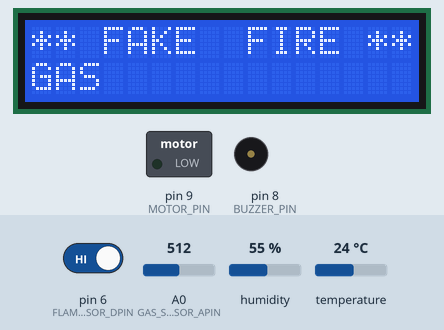
This sketch was run on a simulated Arduino Uno, built with avr-gcc and run on an emulated ATmega328P. On the bench: 16×2 character LCD, switched loads named in the sketch (green lamp = pin HIGH), buzzer (waves = sounding). The test bench sets the inputs (shaded band); at power-on: A0 (GAS_SENSOR_APIN) = 512, pin 6 (FLAME_SENSOR_DPIN) HIGH, humidity 55 %, temperature 24 °C. What the sketch prints to the serial monitor is not drawn.

Above: at 5.4 s.
5.5 s: A0 (GAS_SENSOR_APIN) set to 408
7.8 s: A0 (GAS_SENSOR_APIN) set to 391
At 10.3 s:
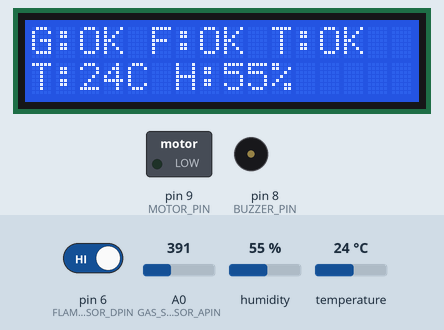
11.0 s: pin 6 (FLAME_SENSOR_DPIN) driven LOW
At 12.5 s:
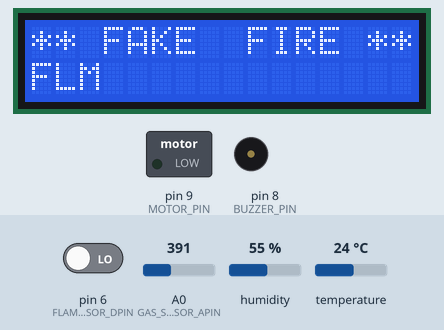
15.3 s: A0 (GAS_SENSOR_APIN) set to 410
At 18.3 s:
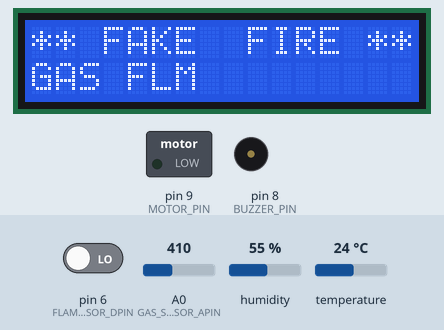
20.4 s: A0 (GAS_SENSOR_APIN) set to 390
At 22.7 s:
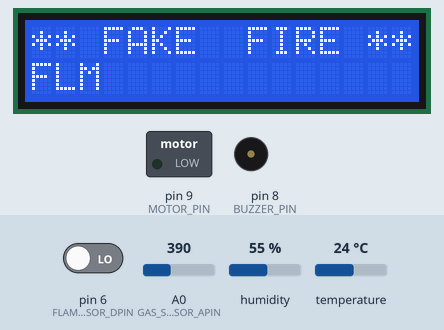
26.9 s: A0 (GAS_SENSOR_APIN) set to 511
At 28.5 s:
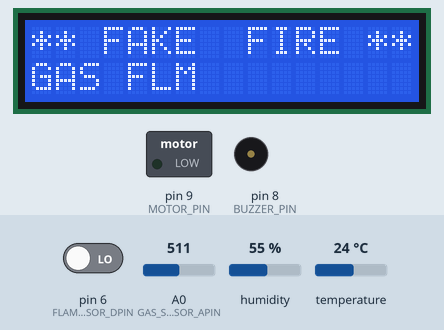
Timing chart, 0 to 33.3 s (numbered marks = the images above; inputs shaded):
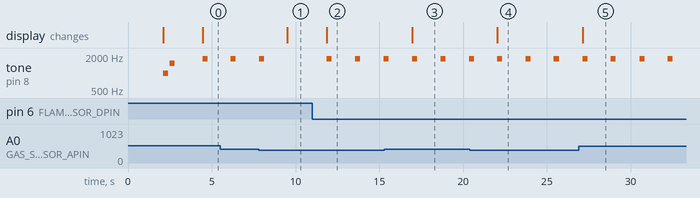

The sketch:

Arduino_Code.ino
```cpp
#include <LiquidCrystal_I2C.h>
#include <DHT.h>
#include <SoftwareSerial.h>

#define GAS_SENSOR_APIN   A0
#define FLAME_SENSOR_DPIN  6
#define BUZZER_PIN         8
#define DHT_PIN            2
#define DHT_TYPE        DHT11
#define MOTOR_PIN          9

SoftwareSerial espSerial(10, 11); // D10=RX, D11=TX → ESP32

LiquidCrystal_I2C lcd(0x27, 16, 2);
DHT dht(DHT_PIN, DHT_TYPE);

void setup() {
  Serial.begin(9600);
  espSerial.begin(9600);
  pinMode(FLAME_SENSOR_DPIN, INPUT);
  pinMode(BUZZER_PIN, OUTPUT);
  pinMode(MOTOR_PIN, OUTPUT);
  digitalWrite(MOTOR_PIN, LOW);
  dht.begin();

  lcd.init();
  lcd.backlight();
  lcd.setCursor(0, 0);
  lcd.print("  Safety System ");
  lcd.setCursor(0, 1);
  lcd.print("  Initializing..");
  delay(2000);
  lcd.clear();

  tone(BUZZER_PIN, 1000, 300);
  delay(400);
  tone(BUZZER_PIN, 1500, 300);
  delay(400);
  noTone(BUZZER_PIN);

  Serial.println("=========================================");
  Serial.println("       Safety System Ready               ");
  Serial.println("=========================================");
  Serial.println("  GAS AO         → A0");
  Serial.println("  FLAME DO       → D6");
  Serial.println("  DHT DATA       → D2");
  Serial.println("  BUZZER +       → D8");
  Serial.println("  MOTOR/RELAY    → D9");
  Serial.println("  LCD SDA        → A4");
  Serial.println("  LCD SCL        → A5");
  Serial.println("  ESP32 TX       → D10");
  Serial.println("  ESP32 RX       → D11");
  Serial.println("=========================================");
  delay(1000);
}

void sendToESP(String msg) {
  espSerial.println(msg);
  Serial.print("Sent to ESP32: ");
  Serial.println(msg);
}

void loop() {
  // --- Sensor Readings ---
  int gasRaw        = analogRead(GAS_SENSOR_APIN);
  float gasVoltage  = gasRaw * (5.0 / 1023.0);
  int flameDigital  = digitalRead(FLAME_SENSOR_DPIN);
  float temperature = dht.readTemperature();
  float humidity    = dht.readHumidity();

  // --- Alert Flags ---
  bool gasAlert   = gasRaw > 400;
  bool flameAlert = flameDigital == LOW;
  bool tempAlert  = (!isnan(temperature) && temperature > 50);

  // --- Count triggered sensors ---
  int triggeredCount = 0;
  if (gasAlert)   triggeredCount++;
  if (flameAlert) triggeredCount++;
  if (tempAlert)  triggeredCount++;

  // --- Serial Monitor ---
  Serial.println("------------------------------------------");
  Serial.print("[GAS]   Raw: ");
  Serial.print(gasRaw);
  Serial.print("  |  Voltage: ");
  Serial.print(gasVoltage, 2);
  Serial.print(" V  |  Status: ");
  Serial.println(gasAlert ? "GAS DETECTED!" : "Clear");
  Serial.print("[FLAME] Status: ");
  Serial.println(flameAlert ? "FLAME DETECTED!" : "No Flame");
  if (isnan(temperature) || isnan(humidity)) {
    Serial.println("[DHT]   Error reading sensor!");
  } else {
    Serial.print("[DHT]   Temp: ");
    Serial.print(temperature);
    Serial.print(" C  |  Humidity: ");
    Serial.print(humidity);
    Serial.println(" %");
  }

  // ==========================================
  //            MAIN LOGIC
  // ==========================================

  if (triggeredCount == 3) {
    // REAL FIRE → Motor ON
    digitalWrite(MOTOR_PIN, HIGH);
    sendToESP("FIRE_ALERT");

    lcd.clear();
    lcd.setCursor(0, 0);
    lcd.print("!!! FIRE ALERT !!");
    lcd.setCursor(0, 1);
    lcd.print(" GAS+FLAME+TEMP ");

    // Fast panic alarm
    tone(BUZZER_PIN, 2500); delay(150);
    noTone(BUZZER_PIN);     delay(100);
    tone(BUZZER_PIN, 1000); delay(150);
    noTone(BUZZER_PIN);     delay(100);

  } else if (triggeredCount == 1 || triggeredCount == 2) {
    // FAKE FIRE → Motor OFF
    digitalWrite(MOTOR_PIN, LOW);
    sendToESP("FAKE_FIRE");

    lcd.clear();
    lcd.setCursor(0, 0);
    lcd.print("** FAKE  FIRE **");
    lcd.setCursor(0, 1);

    String line2 = "";
    if (gasAlert)   line2 += "GAS ";
    if (flameAlert) line2 += "FLM ";
    if (tempAlert)  line2 += "TMP ";
    while (line2.length() < 16) line2 += " ";
    lcd.print(line2);

    tone(BUZZER_PIN, 1800); delay(300);
    noTone(BUZZER_PIN);     delay(200);

  } else {
    // ALL CLEAR → Motor OFF
    digitalWrite(MOTOR_PIN, LOW);
    sendToESP("CLEAR");

    noTone(BUZZER_PIN);
    lcd.clear();
    lcd.setCursor(0, 0);
    lcd.print("G:OK F:OK T:OK  ");
    lcd.setCursor(0, 1);
    if (!isnan(temperature)) {
      lcd.print("T:");
      lcd.print((int)temperature);
      lcd.print("C H:");
      lcd.print((int)humidity);
      lcd.print("%     ");
    } else {
      lcd.print("DHT Read Error  ");
    }
  }

  delay(1000);
}
```

Measured:
- the behaviour switches between 401 and 400 on A0 (GAS_SENSOR_APIN) (found by bisection; images 0 and 1)
- after the input at 7.8 s, tone on pin 8 (BUZZER_PIN): goes on until 8.1 s, then stays silent; the display: changes after 1.7 s (image 1)
- after the input at 11.0 s, tone on pin 8 (BUZZER_PIN): alternates 1800 Hz for 0.30 s and silent for 1.4 s, starting after 0.87 s; the display: changes after 0.87 s (image 2)
- after the input at 15.3 s, the display: changes after 1.7 s (image 3)
- after the input at 20.4 s, the display: changes after 1.6 s (image 4)
- after the input at 26.9 s, the display: changes after 0.23 s (image 5)
